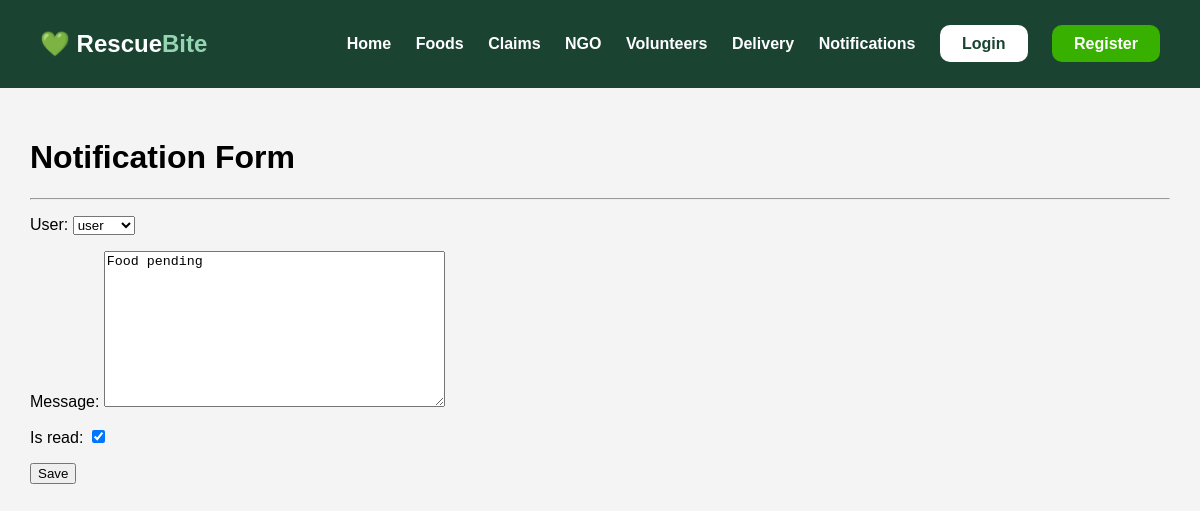
Page /update-notification/2/ on the earlier database version.
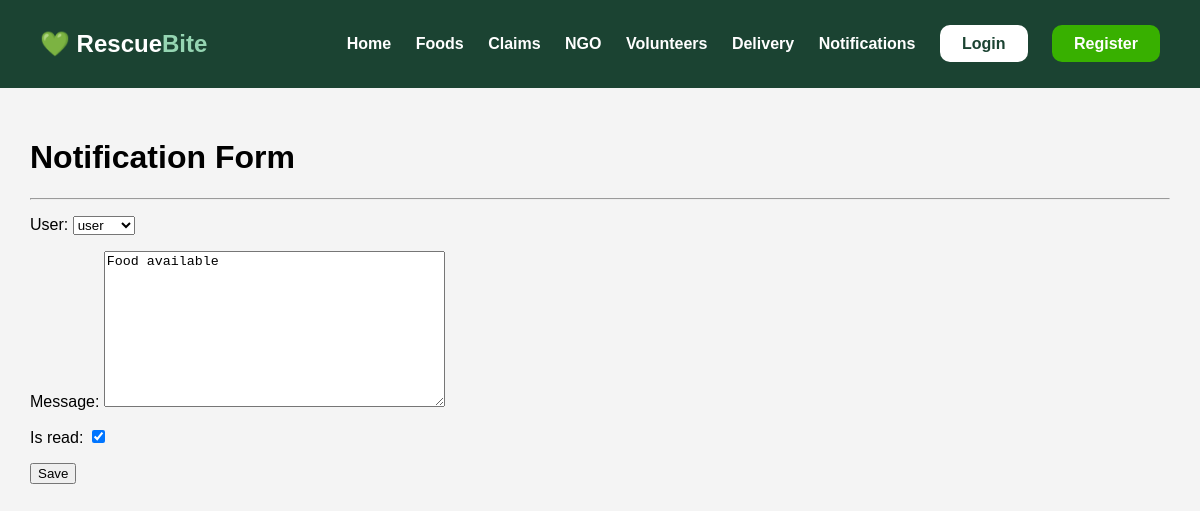
Same page on the later database version.
### accounts/models.py (models this page shows, shortened)
class Notification(models.Model):
    user = models.ForeignKey(User,
                             on_delete=models.CASCADE)
    message = models.TextField()
    is_read = models.BooleanField(default=False)

### accounts/views.py (the view)
def update_notification(request,id):
    notification = Notification.objects.get(pk=id)
    if request.method == 'POST':
        form = NotificationForm(request.POST,
                                instance=notification)
        if form.is_valid():
            form.save()
            return redirect('/notifications/')
    else:
        form = NotificationForm(instance=notification)
    return render(request,
                  'accounts/notification_form.html',
                  {'form': form})

### accounts/forms.py
class NotificationForm(forms.ModelForm):
    class Meta:
        model = Notification
        fields = '__all__'

### accounts/templates/accounts/notification_form.html (shortened to what this page needs)
<!DOCTYPE html>
<html lang="en">
<head>
</head>
<body>
{% extends 'base.html' %}
{% block content %}
<h1>Notification Form</h1>
<hr>
<form method="POST">
    {{ form.as_p }}
    <button type="submit">
        Save
    </button>
</form>
{% endblock %}

Differences in the rows shown:
changed Notification "user": message "Food pending" → "Food available"
